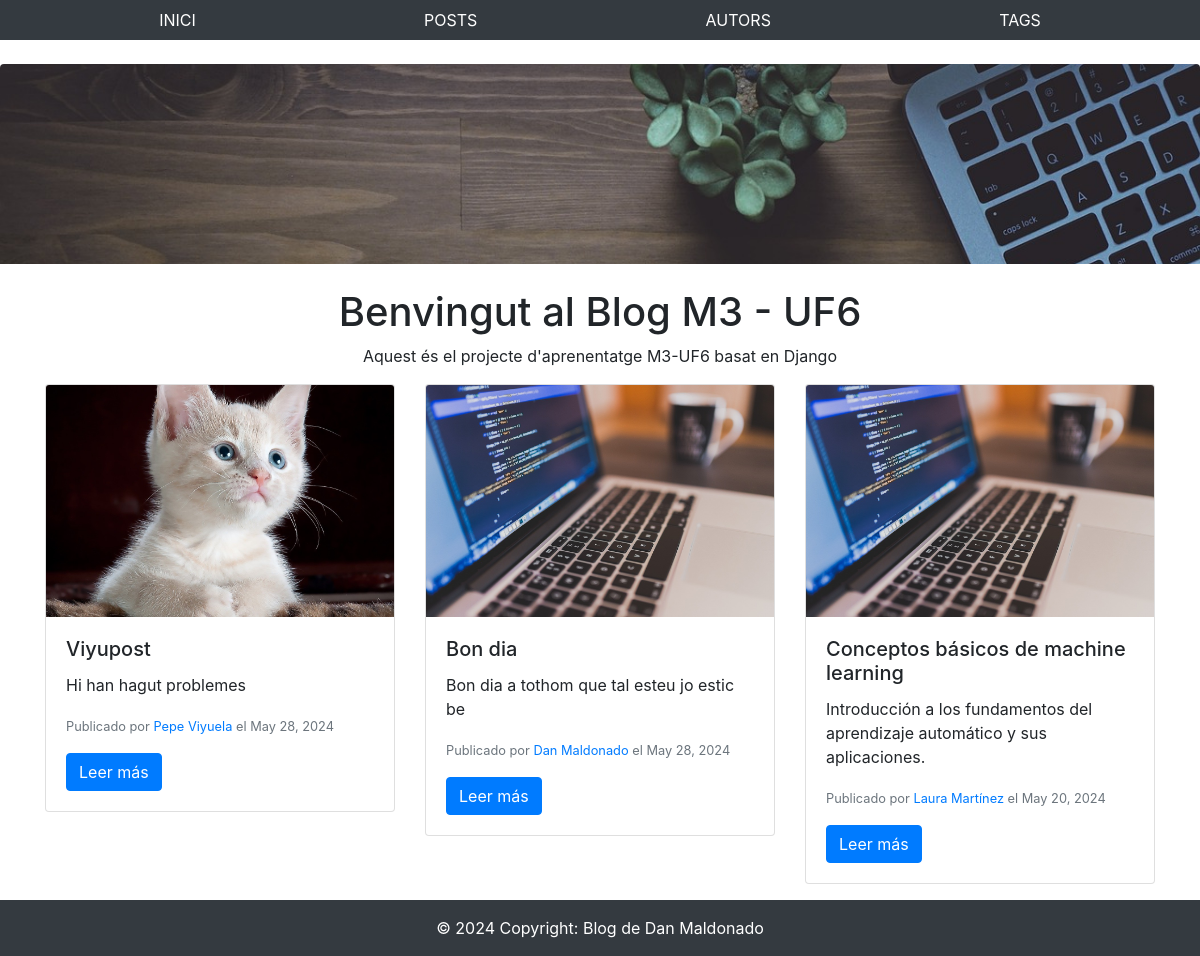
The page / on the database its author committed.
### blog/models.py (models this page shows, shortened)
class Post(models.Model):
    title = models.CharField(max_length=200, validators=[MinLengthValidator(1), MaxLengthValidator(200)])
    excerpt = models.TextField(validators=[MinLengthValidator(10)])
    image_name = models.CharField(max_length=100, validators=[MinLengthValidator(1), MaxLengthValidator(100)])
    date = models.DateField()
    slug = models.SlugField(unique=True, blank=True, null=False, db_index=True,
                            validators=[MinLengthValidator(1), MaxLengthValidator(50)])
    content = models.TextField(validators=[MinLengthValidator(10)])
    author = models.ForeignKey(Author, on_delete=models.CASCADE, related_name='posts')
    tags = models.ManyToManyField(Tag, related_name='posts')

class Author(models.Model):
    first_name = models.CharField(max_length=100, validators=[MinLengthValidator(1), MaxLengthValidator(100)])
    last_name = models.CharField(max_length=100, validators=[MinLengthValidator(1), MaxLengthValidator(100)])
    email = models.EmailField(unique=True, validators=[EmailValidator()])
    def __str__(self):
        return f"{self.first_name} {self.last_name}"

### blog/views.py (the view)
# urls.py: path('', views.starting_page, name='starting_page'),
def starting_page(request):
    sorted_posts = Post.objects.all().order_by('-date')
    return render(request, 'my_site/index.html', {'posts': sorted_posts})

### blog/templates/my_site/index.html (shortened to what this page needs)
{% extends 'base.html' %}
{% load static %}
{% block content %}
    <div class="header-image mt-3">
        <img src="{% static 'blog/images/header.jpg' %}" class="img-fluid rounded">
    </div>
    <div class="container mt-4">
        <div class="text-center">
            <h1>Benvingut al Blog M3 - UF6</h1>
            <p>Aquest és el projecte d'aprenentatge M3-UF6 basat en Django</p>
        </div>
        <div class="row">
            {% for post in posts|slice:":3" %}
                {% include 'my_site/includes/post.html' with author=post.author %}
            {% endfor %}
        </div>
    </div>
{% endblock %}

### blog/templates/my_site/includes/post.html
{% load static %}
<div class="col-md-4">
    <div class="card mb-4">
        <img src="{% static 'blog/images/' %}{{ post.image_name }}" class="card-img-top" alt="Post Image">
        <div class="card-body">
            <h5 class="card-title">{{ post.title }}</h5>
            <p class="card-text">{{ post.excerpt }}</p>
            <p class="card-text"><small class="text-muted">Publicado por <a href="{% url 'author_detail' author.id %}">{{ post.author }}</a> el {{ post.date }}</small></p>
            <a href="{% url 'post_detail' post.slug %}" class="btn btn-primary">Leer más</a>
        </div>
    </div>
</div>

### blog/static/blog/blog.css (style rules this page uses)
.header-image { position: relative; overflow: hidden; height: 200px; }
.header-image img { width: 100%; height: auto; object-fit: cover; }

### rows shown on the page
Post: image_name (picture), title "Viyupost", excerpt "Hi han hagut problemes", author "Pepe Viyuela", date "May 28, 2024"
Post: image_name (picture), title "Bon dia", excerpt "Bon dia a tothom que tal esteu jo estic be", author "Dan Maldonado", date "May 28, 2024"
Post: image_name (picture), title "Conceptos básicos de machine learning", excerpt "Introducción a los fundamentos del aprendizaje automático y sus aplicaciones.", author "Laura Martínez", date "May 20, 2024"
